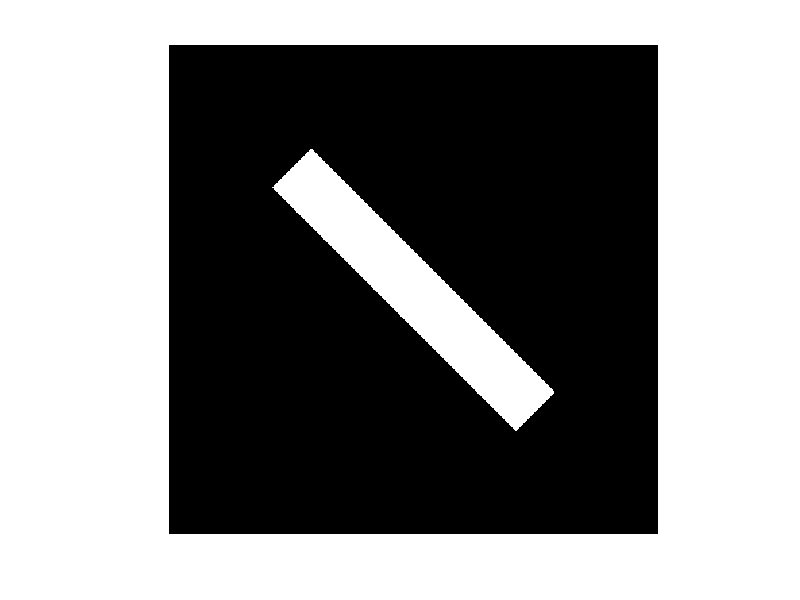
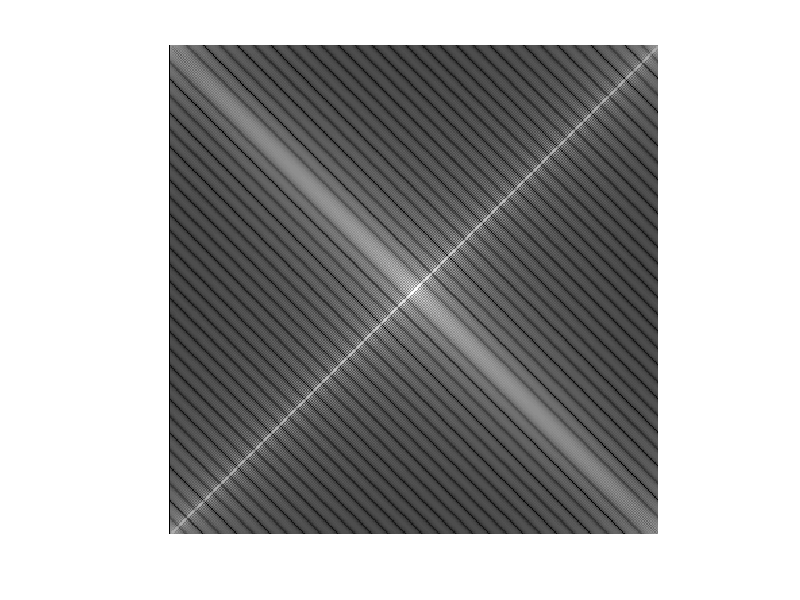

Write the MATLAB code that produced these figures, in order. (Note: this script raises an error after producing the figures.)
close all;
f = zeros(256,256);
f(:,108:148)=1;
f=imrotate(f, 45);
figure(1)
imshow(f)

fourier_spectra = fft2(f);
shift = fftshift(fft2(f));
a = abs(fftshift(fft2(f)));
figure(2)
imshow(log(abs(fftshift(fft2(f)))),[])

lena = imread('lena.tiff');
lena = rgb2gray(lena);
amplitude = abs(fftshift(fft2(lena)));
phase = fftshift(fft2(lena))./amplitude;
re = ifft2(ifftshift(amplitude));
m = max(re(:))
% 
% figure(1)
% imshow(lena)
% 
% figure(2)
% imshow(ifft2(ifftshift(amplitude)), []);
% 
% figure(3)
% imshow(ifft2(ifftshift(phase)),[]);